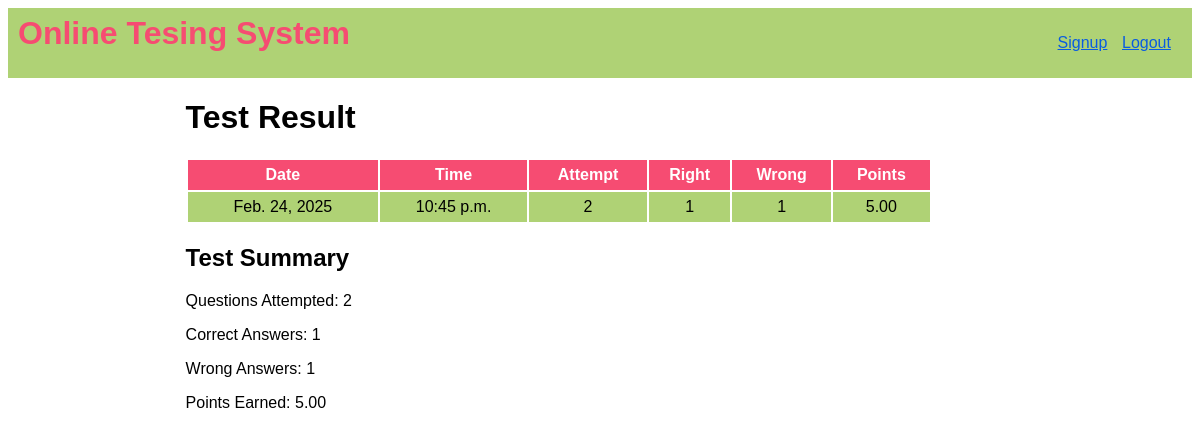
/OTS/result (signed in), run on the app's committed database.
### OTS/models.py (models this page shows)
class Result(models.Model):
    resultid=models.BigAutoField(primary_key=True,auto_created=True)
    username = models.ForeignKey(Candidate, on_delete=models.CASCADE)
    date=models.DateField(auto_now=True)
    time=models.TimeField(auto_now=True)
    attempt = models.IntegerField()
    right = models.IntegerField()
    wrong = models.IntegerField()
    points = models.DecimalField(max_digits=5, decimal_places=2)

### OTS/views.py (the view)
# urls.py: path('result',showTestResult,name='result'),
def showTestResult(request):
     if 'name' not in request.session.keys():
        return HttpResponseRedirect("login")
     result=Result.objects.filter(username_id=request.session['username']).latest('date')
     context={'result':result}
     return render(request,'show_result.html',context)

### OTS/templates/show_result.html (shortened to what this page needs)
{% extends 'main.html' %}
{%block top%}
<a href="{% url 'OTS:registrationForm' %}">Signup</a>
<a href="{% url 'OTS:logout' %}">Logout</a>
{%endblock%}
{%block content%}
  <h1>Test Result</h1>
  <table>
    <tr>
      <th>Date</th>
      <th>Time</th>
      <th>Attempt</th>
      <th>Right</th>
      <th>Wrong</th>
      <th>Points</th>
    </tr>
    <tr>
      <td>{{ result.date }}</td>
      <td>{{ result.time }}</td>
      <td>{{ result.attempt }}  {{ result.total_questions }}</td>
      <td>{{ result.right }}</td>
      <td>{{ result.wrong }}</td>
      <td>{{ result.points }}</td>
    </tr>
  </table>
  <h2>Test Summary</h2>
  <p>Questions Attempted: {{result.attempt }}</p>
  <p>Correct Answers: {{ result.right }}</p>
  <p>Wrong Answers: {{ result.wrong }}</p>
  <p>Points Earned: {{ result.points }}</p>
{%endblock%}

### OTS/static/theme.css (style rules this page uses)
* { font-family: 'Gill Sans', 'Gill Sans MT', Calibri, 'Trebuchet MS', sans-serif; }
.top div.menu a { color:#095ce1; display: inline-block; min-width: 50px; margin-right: 10px; }
table { width:90%; }
table tr:nth-child(odd) { background-color: #456705; color: white; height: 30px; }
table tr:nth-child(even) { background-color: #AFD275; height: 30px; }
table tr:first-child { background-color: #f64c72; }
table td { text-align: center; }

### data on the page
Result: date "Feb. 24, 2025", time "10:45 p.m.", attempt "2", right "1", wrong "1", points "5.00"
